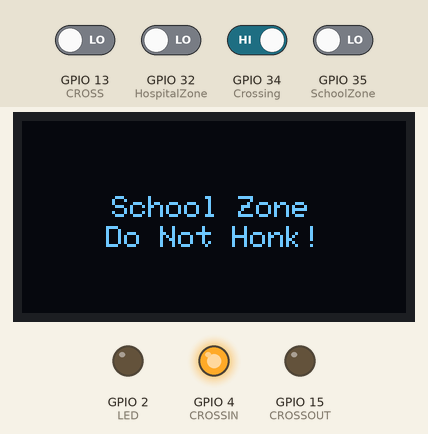
The sketch below on a simulated ESP32. On the bench: 128×64 one-colour display, output pins drawn as LEDs (lit = HIGH). Inputs (shaded band) come from the test bench; at power-on: GPIO 34 (Crossing) HIGH, GPIO 13 (CROSS), GPIO 32 (HospitalZone), GPIO 35 (SchoolZone) LOW. WiFi joins after 1.5 s; servers stay silent unless stated; no MQTT or app messages arrive unless stated; what the sketch prints to the serial monitor is not drawn.

Above: at 2.8 s.
2.9 s: GPIO 34 (Crossing) driven LOW
At 8.4 s:
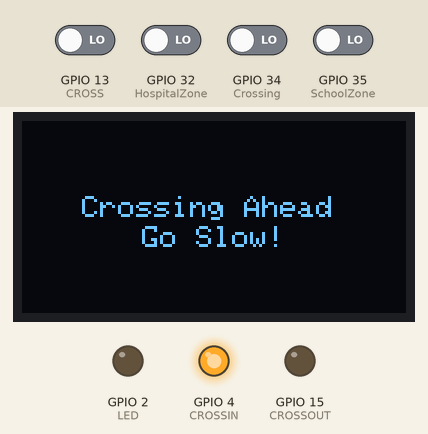
13.1 s: GPIO 13 (CROSS) driven HIGH
At 16.0 s:
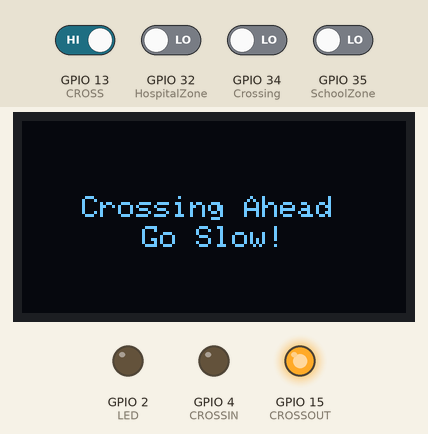
21.2 s: GPIO 34 (Crossing) driven HIGH
At 24.6 s:
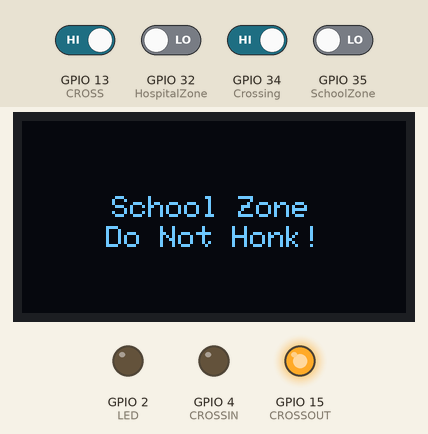
27.3 s: GPIO 35 (SchoolZone) driven HIGH
At 31.1 s:
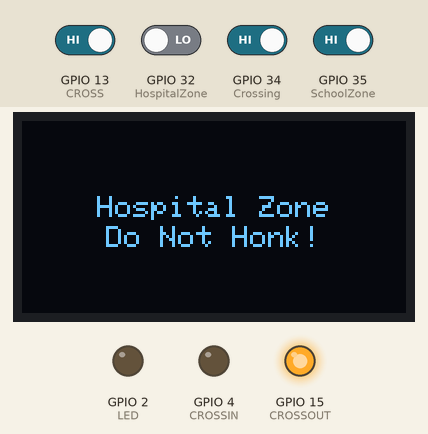
33.3 s: GPIO 13 (CROSS) driven LOW
At 35.7 s:
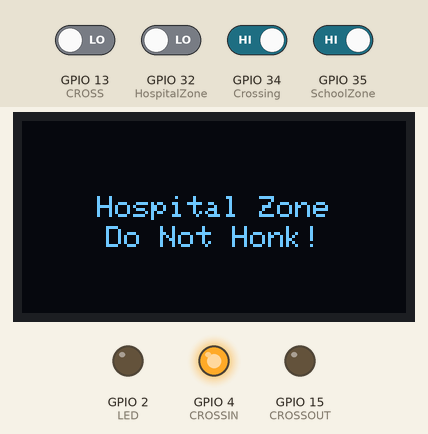
Timing chart, 0 to 52.4 s (numbered marks = the images above; inputs shaded):
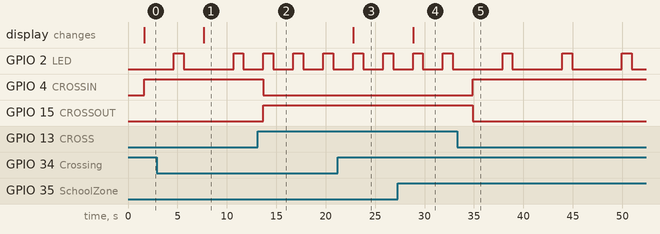

The sketch:

Sketch.ino
```cpp
#include <WiFi.h>//library for wifi
#include <PubSubClient.h>//library for MQtt
#include <Wire.h>
#include <Adafruit_GFX.h>
#include <Adafruit_SSD1306.h>

#define LED 2
#define CROSS 13
#define CROSSIN 4
#define CROSSOUT 15
#define Crossing 34 //White Button
#define SchoolZone 35 //Yellow Button
#define HospitalZone 32 //Red Button
#define NoEntry 25 //Black Button
#define OneWay 26 //Blue Button
#define TakeDiversion 27 //Gray Button

void callback(char* subscribetopic, byte* payload, unsigned int payloadLength);

//-------credentials of IBM Accounts------

#define ORG "m1r2sh"//IBM ORGANITION ID
#define DEVICE_TYPE "Roadsafety"//Device type mentioned in ibm watson IOT Platform
#define DEVICE_ID "safetydevice1"//Device ID mentioned in ibm watson IOT Platform
#define TOKEN "!_1ZsGYHI9TsD5kvOu"     //Token
String data3;
byte* payload;
unsigned int payloadLength;
int buttonState = 0,temp = 22,humid = 18;
#define SCREEN_ADDRESS 0x3C


//-------- Customise the above values --------
char server[] = ORG ".messaging.internetofthings.ibmcloud.com";// Server Name
char publishTopic[] = "iot-2/evt/Data/fmt/json";// topic name and type of event perform and format in which data to be send
char subscribetopic[] = "iot-2/cmd/command/fmt/json";// cmd  REPRESENT command type AND COMMAND IS TEST OF FORMAT STRING
char authMethod[] = "use-token-auth";// authentication method
char token[] = TOKEN;
char clientId[] = "d:" ORG ":" DEVICE_TYPE ":" DEVICE_ID;//client id


//-----------------------------------------
Adafruit_SSD1306 oled (128, 64, &Wire, -1);
WiFiClient wifiClient; // creating the instance for wificlient
PubSubClient client (server, 1883, callback ,wifiClient); //calling the predefined client id by passing parameter like server id,portand wificredential
void setup()// configureing the ESP32
{
  Serial.begin(115200);
  oled.begin(SSD1306_SWITCHCAPVCC, SCREEN_ADDRESS);
  pinMode(LED,OUTPUT);
  pinMode(CROSSIN,OUTPUT);
  pinMode(CROSSOUT,OUTPUT);
  pinMode(CROSS, INPUT);
  pinMode(Crossing, INPUT);
  pinMode(SchoolZone, INPUT);
  pinMode(HospitalZone, INPUT);
  pinMode(NoEntry, INPUT);
  pinMode(OneWay, INPUT);
  pinMode(TakeDiversion, INPUT);

  oled.clearDisplay();
  oled.setTextSize(1);
  oled.setTextColor(WHITE);
  oled.setCursor(10, 10);
  oled.println("Welcome to Chennai");
  oled.setCursor(20, 20);
  oled.println("Speed Limit 30");
  oled.setCursor(40, 30);
  oled.println("Go Slow!");
  oled.display();

  delay(10);
  Serial.println();
  wificonnect();
  mqttconnect();
}

void loop()// Recursive Function
{
  changeText();

  roadCross();

  PublishData();
  ledBlink();
  delay(1000);
  if (!client.loop()) {
    mqttconnect();
  }
}


/*.....................................retrieving to Cloud...............................*/

void PublishData() {
  mqttconnect();//function call for connecting to ibm
  /*
     creating the String in in form JSon to update the data to ibm cloud
  */
  String payload = "{\"temperature\":";
  payload += temp;
  payload += "," "\"humidity\":";
  payload += humid;
  payload += "}";


  Serial.print("Sending payload: ");
  Serial.println(payload);


  if (client.publish(publishTopic, (char*) payload.c_str())) {
    Serial.println("Publish ok");// if it sucessfully upload data on the cloud then it will print publish ok in Serial monitor or else it will print publish failed
  } else {
    Serial.println("Publish failed");
  }

}
void mqttconnect() {
  if (!client.connected()) {
    Serial.print("Reconnecting client to ");
    Serial.println(server);
    while (!!!client.connect(clientId, authMethod, token)) {
      Serial.print(".");
      delay(500);
    }

     initManagedDevice();
     Serial.println();
  }
}
void wificonnect() //function defination for wificonnect
{
  Serial.println();
  Serial.print("Connecting to ");

  WiFi.begin("Wokwi-GUEST", "", 6);//passing the wifi credentials to establish the connection
  while (WiFi.status() != WL_CONNECTED) {
    delay(500);
    Serial.print(".");
  }
  Serial.println("");
  Serial.println("WiFi connected");
  Serial.println("IP address: ");
  Serial.println(WiFi.localIP());
}

void initManagedDevice() {
  if (client.subscribe(subscribetopic)) {
    Serial.println((subscribetopic));
    Serial.println("subscribe to cmd OK");
  } else {
    Serial.println("subscribe to cmd FAILED");
  }
}

void ledBlink(){
  digitalWrite(LED,HIGH);
  delay(1000);
  digitalWrite(LED,LOW);
  delay(1000);
}

void roadCross(){
  buttonState = digitalRead(CROSS);

  if(buttonState == HIGH){
    digitalWrite(CROSSIN,LOW);
    digitalWrite(CROSSOUT, HIGH);
  }else{
    digitalWrite(CROSSOUT, LOW);
    digitalWrite(CROSSIN, HIGH);
    delay(3000);
  }
}

void changeText(){
  if(digitalRead(Crossing) == LOW){
    oled.clearDisplay();
    oled.setCursor(20, 25);
    oled.println("Crossing Ahead");
    oled.setCursor(40, 35);
    oled.println("Go Slow!");
    oled.display();
  }else if(digitalRead(SchoolZone) == LOW){
    oled.clearDisplay();
    oled.setCursor(30, 25);
    oled.println("School Zone");
    oled.setCursor(28, 35);
    oled.println("Do Not Honk!");
    oled.display();
  }else if(digitalRead(HospitalZone) == LOW){
    oled.clearDisplay();
    oled.setCursor(25, 25);
    oled.println("Hospital Zone");
    oled.setCursor(28, 35);
    oled.println("Do Not Honk!");
    oled.display();
  }else if(digitalRead(NoEntry) == LOW){
    oled.clearDisplay();
    oled.setCursor(40, 25);
    oled.println("No Entry");
    oled.setCursor(10, 35);
    oled.println("No Vehicles Allowed");
    oled.display();
  }else if(digitalRead(OneWay) == LOW){
    oled.clearDisplay();
    oled.setCursor(40, 25);
    oled.println("One Way");
    oled.setCursor(30, 35);
    oled.println("Single Lane");
    oled.display();
  }else if(digitalRead(TakeDiversion) == LOW){
    oled.clearDisplay();
    oled.setCursor(20, 25);
    oled.println("Take Diversion");
    oled.setCursor(10, 35);
    oled.println("Bad Road Condition");
    oled.display();
  }
}

void callback(char* subscribetopic, byte* payload, unsigned int payloadLength)
{

  Serial.print("callback invoked for topic: ");
  Serial.println(subscribetopic);
  for (int i = 0; i < payloadLength; i++) {
    Serial.print((char)payload[i]);
    data3 += (char)payload[i];
  }

  Serial.println("data: "+ data3);
  //data3="";
}
```

Measured:
- after the input at 2.9 s, the display: changes after 4.8 s (image 1)
- after the input at 13.1 s, GPIO 4 (CROSSIN): HIGH → LOW after 0.60 s; GPIO 15 (CROSSOUT): LOW → HIGH after 0.60 s
- after the input at 21.2 s, the display: changes after 1.6 s (image 3)
- after the input at 27.3 s, the display: changes after 1.5 s (image 4)
- after the input at 33.3 s, GPIO 2 (LED): alternates HIGH for 1.0 s and LOW for 5.0 s, starting after 4.6 s; GPIO 4 (CROSSIN): LOW → HIGH after 1.6 s; GPIO 15 (CROSSOUT): HIGH → LOW after 1.6 s
- by itself, GPIO 2 (LED): alternates HIGH for 1.0 s and LOW for 5.0 s
